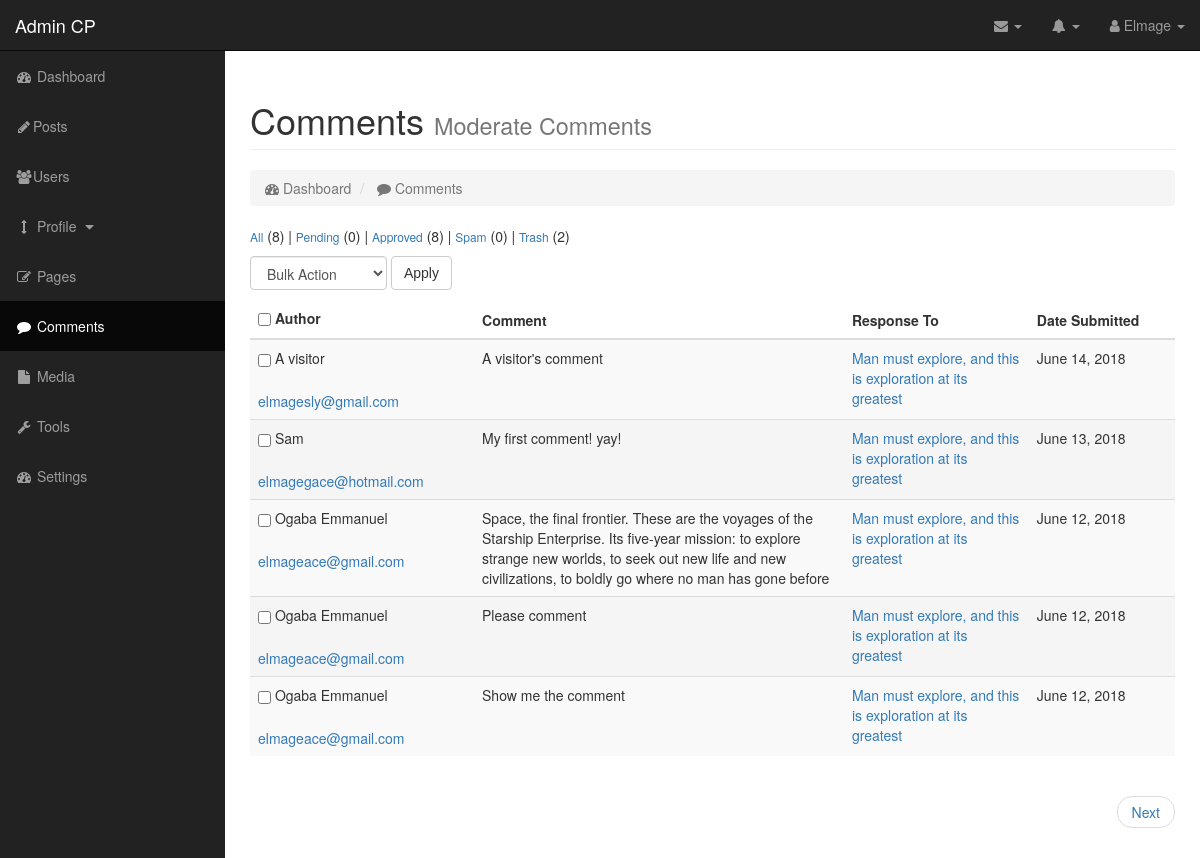
The page /comments.php (signed in) on the database its author committed.
### tables this page shows
CREATE TABLE `users` (
  `id` int(10) UNSIGNED NOT NULL,
  `userType` enum('public','author','editor','admin','superAdmin') DEFAULT NULL,
  `username` varchar(30) NOT NULL,
  `first_name` varchar(40) NOT NULL,
  `last_name` varchar(40) NOT NULL,
  `publish_name` varchar(100) NOT NULL,
  `email` varchar(40) NOT NULL,
  `bio` text NOT NULL,
  `avatar` varchar(255) NOT NULL,
  `password` char(255) NOT NULL,
  `salt` varchar(255) NOT NULL,
  `dateAdded` timestamp NOT NULL DEFAULT CURRENT_TIMESTAMP
);

CREATE TABLE `comments` (
  `id` int(11) NOT NULL,
  `pageId` int(11) NOT NULL,
  `name` varchar(255) NOT NULL,
  `email` varchar(255) NOT NULL,
  `website` varchar(255) NOT NULL,
  `comment` text NOT NULL,
  `replyTo` varchar(20) NOT NULL,
  `isSpam` tinyint(1) NOT NULL,
  `isApproved` tinyint(1) NOT NULL,
  `dateAdded` timestamp NOT NULL DEFAULT CURRENT_TIMESTAMP,
  `dateUpdated` timestamp NOT NULL DEFAULT '0000-00-00 00:00:00' ON UPDATE CURRENT_TIMESTAMP,
  `isTrashed` tinyint(1) NOT NULL
);

CREATE TABLE `post` (
  `id` int(10) UNSIGNED NOT NULL,
  `creatorId` int(10) UNSIGNED NOT NULL,
  `title` varchar(100) NOT NULL,
  `subtitle` varchar(150) NOT NULL,
  `post_category` int(11) NOT NULL,
  `sub_category` int(11) NOT NULL,
  `content` text NOT NULL,
  `isPublished` tinyint(1) NOT NULL,
  `isReviewed` tinyint(1) NOT NULL,
  `rating` int(11) NOT NULL,
  `dateUpdated` timestamp NOT NULL DEFAULT CURRENT_TIMESTAMP ON UPDATE CURRENT_TIMESTAMP,
  `dateAdded` timestamp NOT NULL DEFAULT CURRENT_TIMESTAMP
);

### comments.php (called while the page is built, shortened)
<?php
$user = new User();
try {
	$page = new Page();
	$currentPage = 1;
	$limit = 5;
	$allComments = $page->getAllComments();
	$postCount = count($allComments);
	$postCountAll = $postCount;
} catch (Exception $e) {
	$e->getMessage();
	exit();
}
require_once('views/dashboard_header.inc.php');
require_once('views/dashboard_sidebar.inc.php');
require_once('views/comments_table.php');
require_once('views/dashboard_footer.inc.php');
?>

### classes/Config.php (called while the page is built)
<?php
class Config {
	public static function get($path = null) {
		if ($path) {
			$config = $GLOBALS['config'];
			$path = explode('/', $path);
			foreach ($path as $bit) {
				if (isset($config[$bit])) {
					$config = $config[$bit];
				}
			}
			return $config;
		}
		return false;
	}
}
?>

### classes/DB.php (called while the page is built, shortened)
<?php
class DB {
	private static $_instance = null;
	private $_pdo,
			$_query,
			$_error = false,
			$_results,
			$_count = 0;
	private function __construct() {
		try {
			$this->_pdo = new PDO('mysql:host='. Config::get('mysql/host') . ';dbname='. Config::get('mysql/db'), Config::get('mysql/username'), Config::get('mysql/password'));
		} catch(PDOException $e) {
			die($e->getMessage());
		}
	}
	public static function getInstance() {
		if (!isset(self::$_instance)) {
			self::$_instance = new DB();
		}
		return self::$_instance;
	}
	public function query($sql, $params = array()) {
		$this->_error = false;
		if ($this->_query = $this->_pdo->prepare($sql)) {
			$x = 1;
			if (count($params)) {
				foreach ($params as $param) {
					$this->_query->bindValue($x, $param);
					$x++;
				}
			}
			if ($this->_query->execute()) {
				$this->_results = $this->_query->fetchAll(PDO::FETCH_OBJ);
				$this->_count = $this->_query->rowCount();
			} else {
				$this->_error = true;
			}
		}
		return $this;
	}
	public function action($action, $table, $where = array(), $orderby = null) {
		if (count($where) === 3) {
			$operators = array('=', '>', '<', '>=', '<=');
			$field    = $where[0];
			$operator = $where[1];
			$value    = $where[2];
			if (empty($orderby) && in_array($operator, $operators)) {
				$sql = "{$action} FROM {$table} WHERE {$field} {$operator} ?";
				if (!$this->query($sql, array($value))->error()) {
					return $this;
				}
			}
		}
		return false;
	}
	public function get($table, $where, $orderby = null) {
		if (!empty($orderby)) {
			return $this->action('SELECT *', $table, $where, $orderby);
		} else {
			return $this->action('SELECT *', $table, $where);
		}
	}
	public function results() {
		return $this->_results;
	}
	public function first() {
		return $this->results()[0];
	}
	public function error() {
		return $this->_error;
	}
	public function count() {
		return $this->_count;
	}
}
?>

### classes/User.php (called while the page is built, shortened)
<?php
class User {
	private $_db;
	private $_data;
	private $_isLoggedIn = false;
	function __construct($user = null) {
		$this->_db = DB::getInstance();
		$this->_sessionName = Config::get('session/session_name');
		if (!$user) {
			if (Session::exists($this->_sessionName)) {
				$user = Session::get($this->_sessionName);
				if($this->find($user)) {
					$this->_isLoggedIn = true;
				} else {
					$this->_isLoggedIn = false;
				}
			}
		} else {
			$this->find($user);
		}
	}
	public function find($user = null) {
		if ($user) {
			$field = (is_numeric($user)) ? 'id' : 'username';
			$data = $this->_db->get('users', array($field, '=', $user));
			if ($data->count()) {
				$this->_data = $data->first();
				return true;
			}
		}
		return false;
	}
	public function data() {
		return $this->_data;
	}
	public function isLoggedIn() {
		return $this->_isLoggedIn;
	}
	public function isOga($id = null) {
		if ($this->isLoggedIn() === false) {
			return false;
		} else {
			$userType = $this->data()->userType;
			return ($userType === 'superAdmin') ? true : false;
		}
	}
	public function isAdmin() {
		if ($this->isLoggedIn() === false) {
			return false;
		} else {
			$userType = $this->data()->userType;
			return ($userType === 'admin' OR $userType === 'superAdmin') ? true : false;
		}
	}
	public function canAddPost() {
		return ($this->isOga() OR $this->isAdmin() OR $this->isEditor() OR $this->isAuthor()) ? true : false;
	}
}
?>

### classes/Session.php (called while the page is built, shortened)
<?php
class Session {
	public static function exists($name) {
		return (isset($_SESSION[$name])) ? true : false;
	}
	public static function get($name) {
		return $_SESSION[$name];
	}
}
?>

### classes/Page.php (called while the page is built, shortened)
<?php
class Page {
	private $_db;
	private $_allPages = null;
	public function __construct($page = null, $editMode = false) {
		if (is_null($page)) {
			$table = 'isPublished';
			$operator = '=';
			$page = 1;
		} elseif ($page === 'all') {
			$table = 'id';
			$operator = '>=';
			$page = 1;
		} else {
			$this->_pageId = (int) $page;
			$table = 'id';
			$operator = '=';
		}
		$this->_db = DB::getInstance();
		try {
			$pageData = $this->_db->get('post', array($table, $operator, $page));
			if ($table === 'isPublished' OR $operator === '>=') {
				$this->_allPages = $pageData->results();
			} elseif ($table === 'id' && ($pageData->first()->isPublished == true OR $editMode === true)) {
				$this->_pageData = $pageData->first();
			}
		} catch (Exception $e) {
			echo $e->getMessage();
		}
	}
	public function formatDate($date, $format = null) {
		if ($format === true) {
			return date("F d, Y", strtotime($date));
		}
	}
	public function getAllComments($filter = null) {
		$pageComments = $this->_db->get('comments', array('id', '>=', 1));
		if ($pageComments == true) {
			$cnt = $pageComments->count();
			$allComments = $pageComments->results();
			if (!empty($this->_allComments)) {
				$allComments = $this->_allComments;
			}
			$j = 0;
			$filterArray = [];
			if ($filter) {
				for ($i=0; $i < $cnt; $i++) {
					if ($filter == 'pending') {
					 	$obj = $allComments[$i]->isApproved;
					 	$value = false;
					} elseif ($filter == 'approved') {
						$obj = $allComments[$i]->isApproved;
					 	$value = true;
					} elseif ($filter == 'spam') {
						$obj = $allComments[$i]->isSpam;
					 	$value = true;
					} elseif ($filter == 'trash') {
						$obj = $allComments[$i]->isTrashed;
					 	$value = true;
					}
					if ($obj == $value) {
						$filterArray[$j] = $allComments[$i];
						$j++;
					}
				}
				return [count($filterArray), $filterArray];
			}
			$this->_allComments = $pageComments->results();
			return $pageComments->results();
		}
		return false;
	}
	public function getPost($id) {
		if (!empty($this->_allPages)) {
			for ($i=0; $i < count($this->_allPages); $i++) {
				if ($this->_allPages[$i]->id == $id) {
					return $this->_allPages[$i];
				}
			}
		}
		return false;
	}
}
?>

### classes/Input.php (called while the page is built, shortened)
<?php
class Input {
	public static function exists($type = 'post') {
		switch ($type) {
			case 'get':
				return (!empty($_GET)) ? true : false;
			break;
		}
	}
}
?>

### views/comments_table.php (the view, shortened to what this page needs)
<div id="page-wrapper">
    <div class="container-fluid">
        <div class="row">
            <div class="col-lg-12">
                <h1 class="page-header">
                    Comments <small>Moderate Comments</small>
                </h1>
                <ol class="breadcrumb">
                    <li class="active">
                        <i class="fa fa-dashboard"></i> Dashboard
                    </li>
                    <li class="active">
                        <i class="fa fa-comment"></i> Comments
                    </li>
                </ol>
            </div>
        </div>
        <div class="row">
            <div class="col-lg-12">
                <p class="filter-link"><a href="comments.php">All</a> (<?php echo $postCountAll; ?>) | <a href="comments.php?pending=1">Pending</a> (<?php echo $page->getAllComments('pending')[0]; ?>) | <a href="comments.php?approved=1">Approved</a> (<?php echo $page->getAllComments('approved')[0]; ?>) | <a href="comments.php?spam=1">Spam</a>  (<?php echo $page->getAllComments('spam')[0]; ?>) | <a href="comments.php?trash=1">Trash</a>  (<?php echo $page->getAllComments('trash')[0]; ?>)
                <form class="form-inline" role="form" method="get">
                <?php
                if ($user->canAddPost()) {
                ?>
                    <div class="form-group">
                        <select class="form-control" id="post-action" name="action">
                            <option>Bulk Action</option>
                        </select>
                    </div>
                    <button type="submit" class="btn btn-default applybtn" name="apply">Apply</button>
                <?php
                }
                ?>
                    <div class="table-responsive post-table">
                        <table class="table table-hover table-striped">
                            <thead>
                                <tr>
                                    <th>
                                    <?php
                                        if($user->canAddPost()) {
                                    ?>
                                        <div class="checkbox">
                                            <label><input type="checkbox" value=""></label>
                                        </div>
                                    <?php
                                        }
                                    ?>
                                        Author
                                    </th>
                                    <th>Comment</th>
                                    <th>Response To</th>
                                    <th>Date Submitted</th>
                                </tr>
                            </thead>
                            <tbody>
                                <?php
                                for ($i=($postCount - 1); $i >= 0; $i--) {
                                     $id = $allComments[$i]->id;
                                    $authorName = $allComments[$i]->name;
                                    $msg = $allComments[$i]->comment;
                                    $replyTo = (int) $allComments[$i]->pageId;
                                    $dateSubmitted = $allComments[$i]->dateAdded;
                                    $email = $allComments[$i]->email;
                                ?>
                                    <tr<?php if($i % 2 === 0) {echo " class=\"active\"";}?>>
                                        <td>
                                            <?php
                                                if($user->canAddPost()) {
                                            ?>
                                                <div class="checkbox">
                                                    <label><input type="checkbox" name="modComment[]" value="<?php echo $id; ?>"></label>
                                                </div>
                                            <?php
                                                }
                                            ?>
                                            <?php echo $authorName; ?>
                                            <br><br>
                                            <a href="#"><?php echo $email; ?></a>
                                        </td>
                                        <td class="comment-msg"><?php echo $msg; ?></td>
                                        <td class="comment-post"><a href="<?php echo 'page.php?id=' . $replyTo; ?>"><?php echo $page->getPost($replyTo)->title; ?></a></td>
                                        <td><?php echo $page->formatDate($dateSubmitted, true); ?></td>
                                    </tr>
                                <?php
                                    if ($i == ($postCount - $limit)) {
                                        break;
                                    }
                                }
                                ?>
                            </tbody>
                        </table>
                    </div>
                </form>
            </div>
        </div>
        <div class="row">
            <div class="col-lg-12">
                <ul class="pager">
                    <?php
                        if (($postCount - $limit) > 0) {
                    ?>
                            <li class="next"><a href="<?php echo (Input::exists('get')) ? $_SERVER["REQUEST_URI"] . "&page=" . ($currentPage + 1) : $_SERVER["REQUEST_URI"] . "?page=" . ($currentPage + 1);?>">Next</a></li>
                    <?php
                        }
                    ?>
                </ul>
            </div>
        </div>
    </div>
</div>

### views/dashboard_header.inc.php (shortened to what this page needs)
<!DOCTYPE html>
<html lang="en">
<head>
    <link href="css/dashboard/bootstrap.min.css" rel="stylesheet">
    <link href="css/sb-admin.css" rel="stylesheet">
    <link href="css/mystyle.css" rel="stylesheet">
    <link href="css/plugins/morris.css" rel="stylesheet">
    <link href="lib/font-awesome/css/font-awesome.min.css" rel="stylesheet">
</head>
<body>
    <div id="wrapper">
        <nav class="navbar navbar-inverse navbar-fixed-top" role="navigation">
            <div class="navbar-header">
                <a class="navbar-brand" href="dashboard.php">Admin CP</a>
            </div>
            <ul class="nav navbar-right top-nav">
                <li class="dropdown">
                    <a href="#" class="dropdown-toggle" data-toggle="dropdown"><i class="fa fa-envelope"></i> <b class="caret"></b></a>
                </li>
                <li class="dropdown">
                    <a href="#" class="dropdown-toggle" data-toggle="dropdown"><i class="fa fa-bell"></i> <b class="caret"></b></a>
                </li>
                <li class="dropdown">
                    <a href="#" class="dropdown-toggle" data-toggle="dropdown"><i class="fa fa-user"></i><?php echo ' ' . $user->data()->username . ' '; ?><b class="caret"></b></a>
                </li>
            </ul>

### css/sb-admin.css (style rules this page uses)
body { margin-top: 100px; background-color: #222; }
@media (min-width:768px) { body { margin-top: 50px; } }
#wrapper { padding-left: 0; }
#page-wrapper { width: 100%; padding: 0; background-color: #fff; }
@media (min-width:768px) { #wrapper { padding-left: 225px; } }
@media (min-width:768px) { #page-wrapper { padding: 10px; } }
.top-nav { padding: 0 15px; }
.top-nav>li { display: inline-block; float: left; }
.top-nav>li>a { padding-top: 15px; padding-bottom: 15px; line-height: 20px; color: #999; }

### css/mystyle.css (style rules this page uses)
.applybtn { margin-right: 20px; }
.post-table { margin-top: 10px; }
.filter-link a { text-decoration: none; font-size: 12px; }
#comment-form label,button { font-weight: bold; font-family: Helvetica, Arial, sans-serif; }
.comment-msg { max-width: 300px; }
.comment-post { max-width: 150px; }

### rows shown on the page
users: username "Elmage"
comments: name "A visitor", email "elmagesly@gmail.com", comment "A visitor's comment", pageId.title "Man must explore, and this is exploration at its greatest", dateAdded "June 14, 2018"
comments: name "Sam", email "elmagegace@hotmail.com", comment "My first comment! yay!", pageId.title "Man must explore, and this is exploration at its greatest", dateAdded "June 13, 2018"
comments: name "Ogaba Emmanuel", email "elmageace@gmail.com", comment "Space, the final frontier. These are the voyages of the Starship Enterprise. Its five-year mission: to explore strange new worlds, to seek out new life and new civilizations, to boldly go where no man has gone before", pageId.title "Man must explore, and this is exploration at its greatest", dateAdded "June 12, 2018"
comments: name "Ogaba Emmanuel", email "elmageace@gmail.com", comment "Please comment", pageId.title "Man must explore, and this is exploration at its greatest", dateAdded "June 12, 2018"
comments: name "Ogaba Emmanuel", email "elmageace@gmail.com", comment "Show me the comment", pageId.title "Man must explore, and this is exploration at its greatest", dateAdded "June 12, 2018"

### other values the page prints
$postCountAll "8"
$page->getAllComments('pending')[0] "0"
$page->getAllComments('approved')[0] "8"
$page->getAllComments('spam')[0] "0"
$page->getAllComments('trash')[0] "2"
